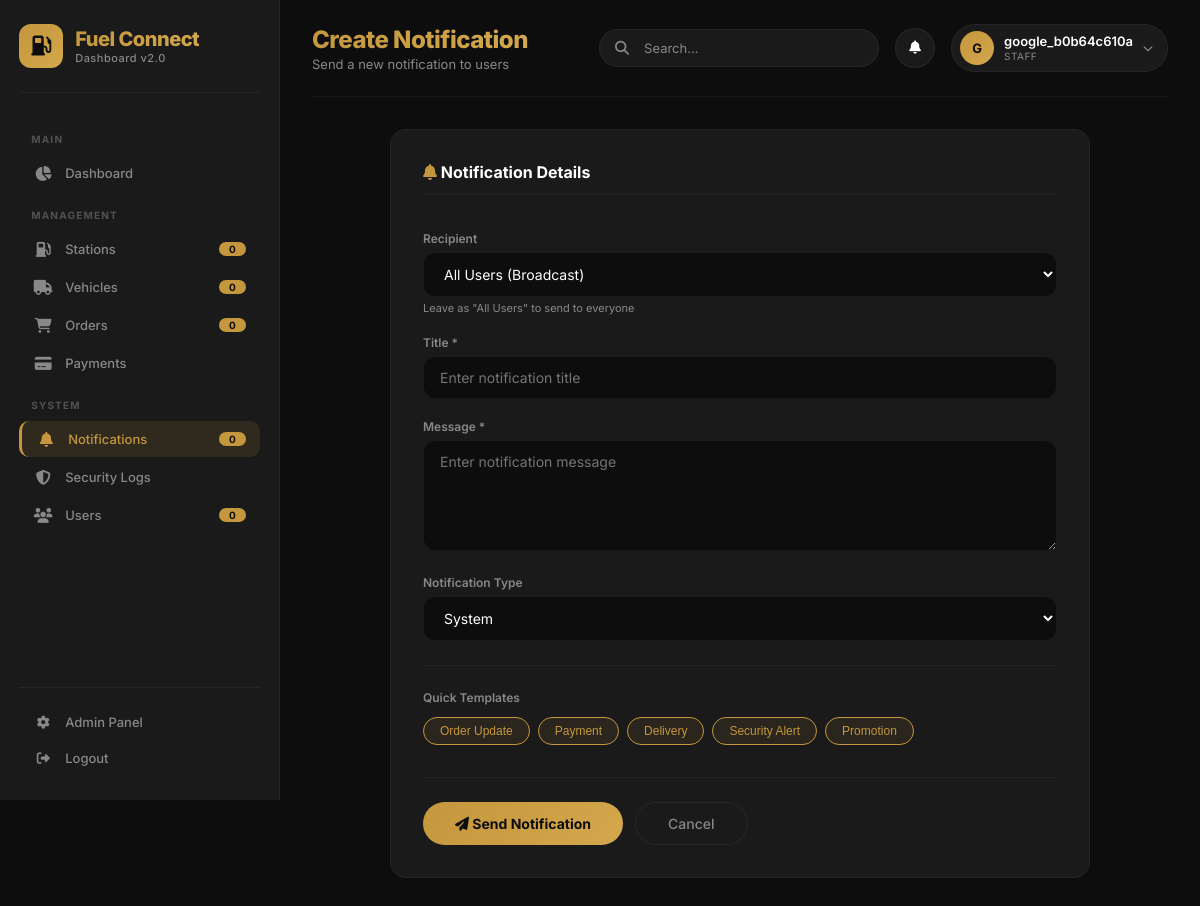
Page /dashboard/notifications/create/ (signed in) on the committed database.
### api/models.py (models this page shows, shortened)
class User(AbstractUser):
    username = None
    phone_number = models.CharField(max_length=20, unique=True)
    email = models.EmailField(unique=True)
    full_name = models.CharField(max_length=255)
    user_type = models.CharField(max_length=20, choices=[
        ('customer', 'Customer'),
        ('driver', 'Driver'),
        ('station_owner', 'Station Owner'),
        ('admin', 'Admin')
    ], default='customer')
    location = models.CharField(max_length=255, blank=True, null=True)
    referral_code = models.CharField(max_length=50, blank=True, null=True)
    is_verified = models.BooleanField(default=False)
    is_active = models.BooleanField(default=True)
    created_at = models.DateTimeField(auto_now_add=True)
    updated_at = models.DateTimeField(auto_now=True)
    last_activity = models.DateTimeField(default=timezone.now)
    vehicle_type = models.CharField(max_length=100, blank=True, null=True)
    vehicle_number = models.CharField(max_length=50, blank=True, null=True)
    license_number = models.CharField(max_length=100, blank=True, null=True)
    failed_login_attempts = models.IntegerField(default=0)
    locked_until = models.DateTimeField(null=True, blank=True)
    USERNAME_FIELD = 'phone_number'
    REQUIRED_FIELDS = ['email', 'full_name']
    objects = CustomUserManager()

### api/dashboard_views.py (the view, shortened to what this page needs)
# urls.py: path('notifications/create/', dashboard_views.notification_create, name='notification_create'),
@login_required(login_url='dashboard_login')
def notification_create(request):
    users = User.objects.filter(is_active=True).order_by('full_name')
    context = {
        'users': users,
        'notification_types': Notification.NOTIFICATION_TYPES,
        'user': request.user,
    }
    return render(request, 'dashboard/notifications/create.html', context)

### templates/dashboard/notifications/create.html (shortened to what this page needs)
{% extends 'dashboard/base.html' %}
{% load static %}
{% block page_title %}Create Notification{% endblock %}
{% block page_subtitle %}Send a new notification to users{% endblock %}
{% block content %}
<div style="max-width: 700px; margin: 0 auto;">
    <div style="background: var(--dark); border-radius: var(--radius); padding: 32px; border: 1px solid rgba(255,255,255,0.04);">
        <form method="post">
            <div style="display: grid; grid-template-columns: 1fr 1fr; gap: 20px;">
                <div style="grid-column: 1 / -1;">
                    <h3 style="color: var(--white); font-size: 16px; font-weight: 700; margin-bottom: 16px; padding-bottom: 12px; border-bottom: 1px solid rgba(255,255,255,0.04);">
                        <i class="fas fa-bell" style="color: var(--gold);"></i> Notification Details
                    </h3>
                </div>
                <div style="grid-column: 1 / -1;">
                    <label style="display: block; color: var(--gray); font-size: 12px; font-weight: 600; margin-bottom: 6px;">Recipient</label>
                    <select name="user" style="width: 100%; padding: 12px 16px; border-radius: 12px; border: 1px solid rgba(255,255,255,0.06); background: var(--black); color: var(--white); font-family: 'Inter', sans-serif; font-size: 14px;">
                        <option value="">All Users (Broadcast)</option>
                    </select>
                    <p style="color: #888; font-size: 11px; margin-top: 4px;">Leave as "All Users" to send to everyone</p>
                </div>
                <div style="grid-column: 1 / -1;">
                    <label style="display: block; color: var(--gray); font-size: 12px; font-weight: 600; margin-bottom: 6px;">Title *</label>
                    <input type="text" name="title" required style="width: 100%; padding: 12px 16px; border-radius: 12px; border: 1px solid rgba(255,255,255,0.06); background: var(--black); color: var(--white); font-family: 'Inter', sans-serif; font-size: 14px;" placeholder="Enter notification title">
                </div>
                <div style="grid-column: 1 / -1;">
                    <label style="display: block; color: var(--gray); font-size: 12px; font-weight: 600; margin-bottom: 6px;">Message *</label>
                    <textarea name="message" required rows="5" style="width: 100%; padding: 12px 16px; border-radius: 12px; border: 1px solid rgba(255,255,255,0.06); background: var(--black); color: var(--white); font-family: 'Inter', sans-serif; font-size: 14px; resize: vertical;" placeholder="Enter notification message"></textarea>
                </div>
                <div style="grid-column: 1 / -1;">
                    <label style="display: block; color: var(--gray); font-size: 12px; font-weight: 600; margin-bottom: 6px;">Notification Type</label>
                    <select name="type" style="width: 100%; padding: 12px 16px; border-radius: 12px; border: 1px solid rgba(255,255,255,0.06); background: var(--black); color: var(--white); font-family: 'Inter', sans-serif; font-size: 14px;">
                        {% for type_code, type_label in notification_types %}
                        <option value="{{ type_code }}" {% if type_code == 'system' %}selected{% endif %}>
                            {{ type_label }}
                        </option>
                        {% endfor %}
                    </select>
                </div>
            </div>
            <div style="margin-top: 24px; padding-top: 24px; border-top: 1px solid rgba(255,255,255,0.04);">
                <p style="color: var(--gray); font-size: 12px; font-weight: 600; margin-bottom: 12px;">Quick Templates</p>
                <div style="display: flex; gap: 8px; flex-wrap: wrap;">
                    <button type="button" onclick="fillTemplate('New Order', 'Your order #ORD123 has been confirmed and is being processed.')" style="padding: 6px 16px; border-radius: 20px; background: rgba(196,150,61,0.1); color: var(--gold); border: 1px solid var(--gold); font-size: 12px; cursor: pointer;">
                        Order Update
                    </button>
                    <button type="button" onclick="fillTemplate('Payment Received', 'Your payment of $50.00 has been received successfully.')" style="padding: 6px 16px; border-radius: 20px; background: rgba(196,150,61,0.1); color: var(--gold); border: 1px solid var(--gold); font-size: 12px; cursor: pointer;">
                        Payment
                    </button>
                    <button type="button" onclick="fillTemplate('Delivery Update', 'Your fuel delivery is on its way and will arrive soon.')" style="padding: 6px 16px; border-radius: 20px; background: rgba(196,150,61,0.1); color: var(--gold); border: 1px solid var(--gold); font-size: 12px; cursor: pointer;">
                        Delivery
                    </button>
                    <button type="button" onclick="fillTemplate('Security Alert', 'We detected unusual activity on your account. Please verify your identity.')" style="padding: 6px 16px; border-radius: 20px; background: rgba(196,150,61,0.1); color: var(--gold); border: 1px solid var(--gold); font-size: 12px; cursor: pointer;">
                        Security Alert
                    </button>
                    <button type="button" onclick="fillTemplate('Special Offer', 'Get 10% off on your next fuel purchase! Use code: FUEL10')" style="padding: 6px 16px; border-radius: 20px; background: rgba(196,150,61,0.1); color: var(--gold); border: 1px solid var(--gold); font-size: 12px; cursor: pointer;">
                        Promotion
                    </button>
                </div>
            </div>
            <div style="display: flex; gap: 12px; margin-top: 32px; padding-top: 24px; border-top: 1px solid rgba(255,255,255,0.04);">
                <button type="submit" style="padding: 12px 32px; border-radius: 30px; background: var(--gold-gradient); color: var(--black); border: none; font-family: 'Inter', sans-serif; font-size: 14px; font-weight: 700; cursor: pointer; transition: var(--transition);">
                    <i class="fas fa-paper-plane"></i> Send Notification
                </button>
                <a href="{% url 'notification_list' %}" style="padding: 12px 32px; border-radius: 30px; background: transparent; color: var(--gray); border: 1px solid rgba(255,255,255,0.06); text-decoration: none; font-family: 'Inter', sans-serif; font-size: 14px; font-weight: 500; transition: var(--transition);">
                    Cancel
                </a>
            </div>
        </form>
    </div>
</div>
{% endblock %}

### templates/dashboard/base.html (shortened to what this page needs)
<!DOCTYPE html>
<html lang="en">
<head>
    <link rel="stylesheet" href="https://cdnjs.cloudflare.com/ajax/libs/font-awesome/6.5.1/css/all.min.css">
</head>
<body>
    <nav class="sidebar" id="sidebar">
        <div class="sidebar-brand">
            <div class="brand-icon"><i class="fas fa-gas-pump"></i></div>
            <div>
                <h2>Fuel Connect</h2>
                <span>Dashboard v2.0</span>
            </div>
        </div>
        <ul class="sidebar-menu">
            <li class="menu-label">Main</li>
            <li><a href="{% url 'dashboard_index' %}" class="{% if request.resolver_match.url_name == 'dashboard_index' %}active{% endif %}">
                <i class="fas fa-chart-pie"></i> Dashboard
            </a></li>
            <li class="menu-label">Management</li>
            <li><a href="{% url 'station_list' %}" class="{% if 'station' in request.path %}active{% endif %}">
                <i class="fas fa-gas-pump"></i> Stations
                <span class="badge">{{ station_count|default:0 }}</span>
            </a></li>
            <li><a href="{% url 'vehicle_list' %}" class="{% if 'vehicle' in request.path %}active{% endif %}">
                <i class="fas fa-truck"></i> Vehicles
                <span class="badge">{{ total_vehicles|default:0 }}</span>
            </a></li>
            <li><a href="{% url 'order_list' %}" class="{% if 'order' in request.path %}active{% endif %}">
                <i class="fas fa-shopping-cart"></i> Orders
                <span class="badge">{{ pending_orders|default:0 }}</span>
            </a></li>
            <li><a href="{% url 'payment_list' %}" class="{% if 'payment' in request.path %}active{% endif %}">
                <i class="fas fa-credit-card"></i> Payments
            </a></li>
            <li class="menu-label">System</li>
            <li><a href="{% url 'notification_list' %}" class="{% if 'notification' in request.path %}active{% endif %}">
                <i class="fas fa-bell"></i> Notifications
                <span class="badge">{{ unread_notifications|default:0 }}</span>
            </a></li>
            <li><a href="{% url 'security_logs' %}" class="{% if 'security' in request.path %}active{% endif %}">
                <i class="fas fa-shield-alt"></i> Security Logs
            </a></li>
            <li><a href="{% url 'user_list' %}" class="{% if 'user' in request.path %}active{% endif %}">
                <i class="fas fa-users"></i> Users
                <span class="badge">{{ total_users|default:0 }}</span>
            </a></li>
        </ul>
        <div class="sidebar-footer">
            <a href="/admin/">
                <i class="fas fa-cog"></i> Admin Panel
            </a>
            <a href="{% url 'dashboard_logout' %}">
                <i class="fas fa-sign-out-alt"></i> Logout
            </a>
        </div>
    </nav>
    <div class="main-content">
        <div class="top-bar">
            <div class="top-bar-left">
                <div>
                    <h1>{% block page_title %}Dashboard{% endblock %}</h1>
                    <p>{% block page_subtitle %}Real-time tracking of Fuel Connect activities{% endblock %}</p>
                </div>
            </div>
            <div class="top-bar-right">
                <div class="search-box">
                    <i class="fas fa-search"></i>
                    <input type="text" placeholder="Search...">
                </div>
                <button class="icon-btn" onclick="window.location.href='{% url 'notification_list' %}'">
                    <i class="fas fa-bell"></i>
                </button>
                <div class="user-profile">
                    <div class="avatar">{{ user.get_full_name|default:user.phone_number|first|upper }}</div>
                    <div class="user-info">
                        <div class="name">{{ user.get_full_name|default:user.phone_number }}</div>
                        <div class="role">{{ user.is_superuser|yesno:"Admin,Staff" }}</div>
                    </div>
                    <i class="fas fa-chevron-down" style="color: var(--gray); font-size: 10px;"></i>
                </div>
            </div>
        </div>
        {% block content %}
        {% endblock %}
    </div>
</body>
</html>

### rows in the picture
User: get_full_name|first "G", get_full_name "google_b0b64c610a", is_superuser "STAFF"

### other values in the picture
{{ station_count|default:0 }} "0"
{{ total_vehicles|default:0 }} "0"
{{ pending_orders|default:0 }} "0"
{{ unread_notifications|default:0 }} "0"
{{ total_users|default:0 }} "0"
form field type "System"
